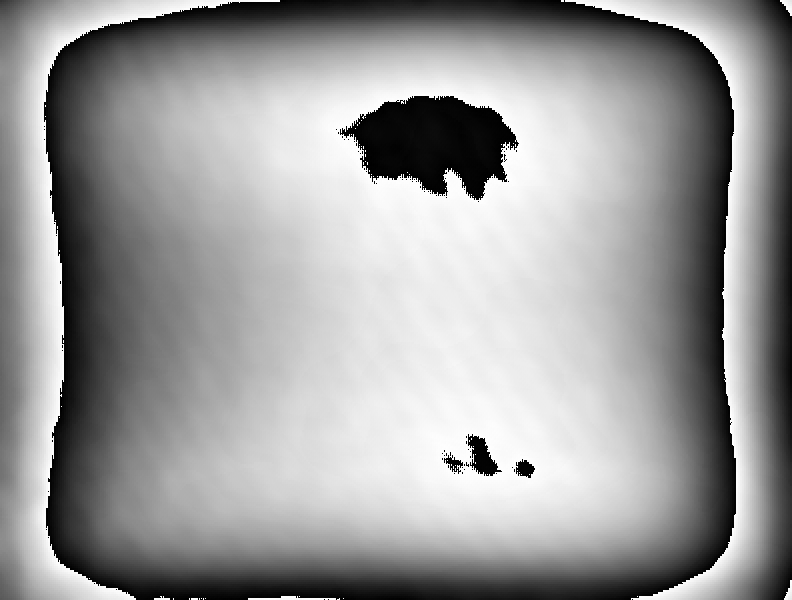
#> input picture LSH0500427_850nm_calibration.bmp, 792 x 600 px
$ python phase_retrieval_pkl.py
#> lines starting #> are read from the running program, lines starting #| are printed output that depends on the picture
# -*- coding: utf-8 -*-
"""
Created on Tue Jul 12 14:26:08 2016

@author: Tangui ALADJIDI
"""
import matplotlib.pyplot as plt
import numpy as np
from PIL import Image
from scipy.signal import fftconvolve
from timeit import default_timer as timer
import random
import os
from typing import Callable, Tuple, Dict, List

#Calibration + physical params
calib=plt.imread('LSH0500427_850nm_calibration.bmp') #calibration phase map of the SLM
#> calib is the input picture: shape (600, 792); min 0, max 255, mean 155.2
calib=calib*0.031*np.ones(calib.shape)-0.29*np.ones(calib.shape) #LUT coeffs
R=np.ones(calib.shape)
lamb=795*10**(-9)
k=2*np.pi/lamb
for i in range(len(R[:,0])):
    for j in range(len(R[0,:])):
        R[i,j]=np.sqrt(((i-300)*20*10**(-6))**2+((j-396)*20*10**(-6))**2)
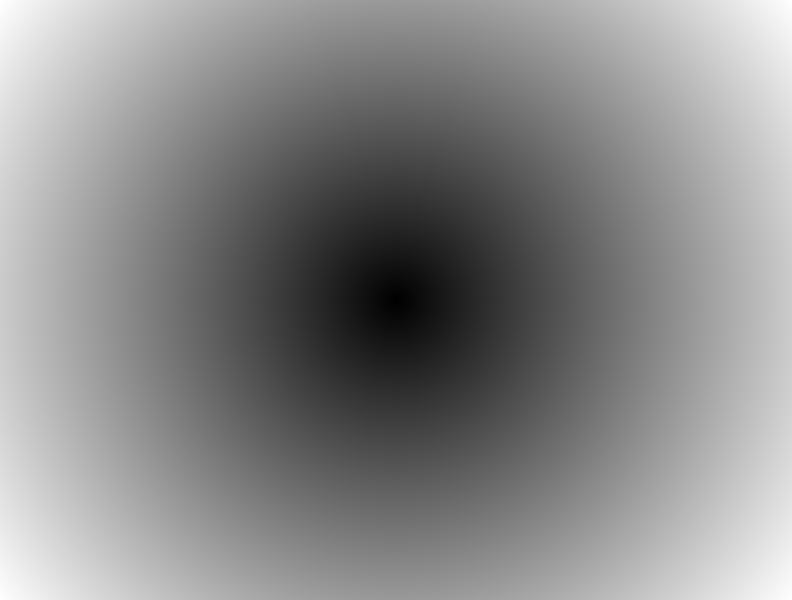
#> R: shape (600, 792) float64; min 0, max 0.00994, mean 0.00536; drawn with min black and max white
Zet=(k*R)/0.75
class Retriever:
    # [23 lines left out: function __init__, not called in this run]
        #TODO etc ...

    def __setattr__(self, key, value):
        #TODO sets the attributes of the class
        pass
    #Defining the phase term associated with the Helmholtz propagator
    def theta_helm(self, z):
        out=np.exp(1j*k*z*np.sqrt(1-(lamb*Zet)**2))
        return out
    def lens(self, f,R):
        L=np.exp(1j*(k*R**2/2*f))
        return L

    # [225 lines left out: functions compute_cgh, randomizer, not called in this run]
    # [12 lines of commented-out code are left out]

$ run again, with AAwMinitialSLM.bmp copied over LSH0500427_850nm_calibration.bmp
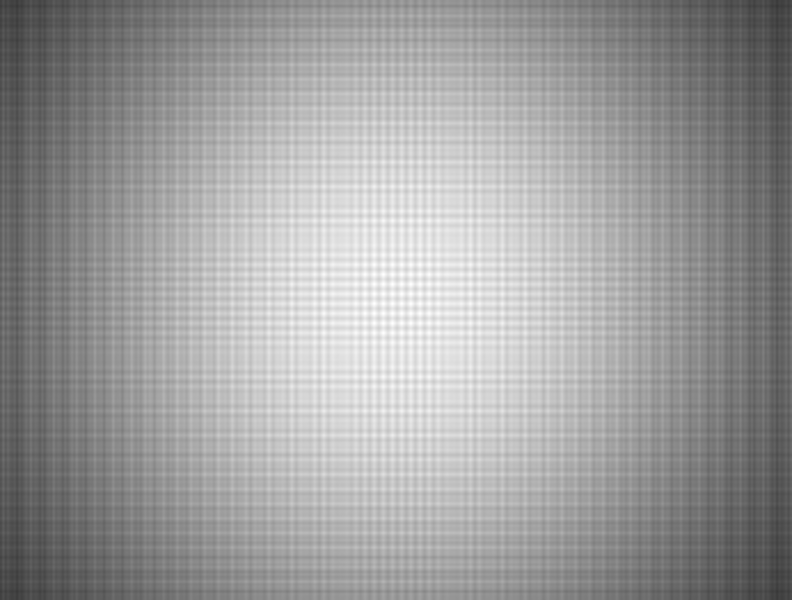
#> input picture AAwMinitialSLM.bmp, 792 x 600 px
#> calib is the input picture: shape (600, 792); min 56, max 255, mean 157.4
#> `calib=calib*0.031*np.ones(calib.shape)-0.29*np.ones(calib.shape)`:
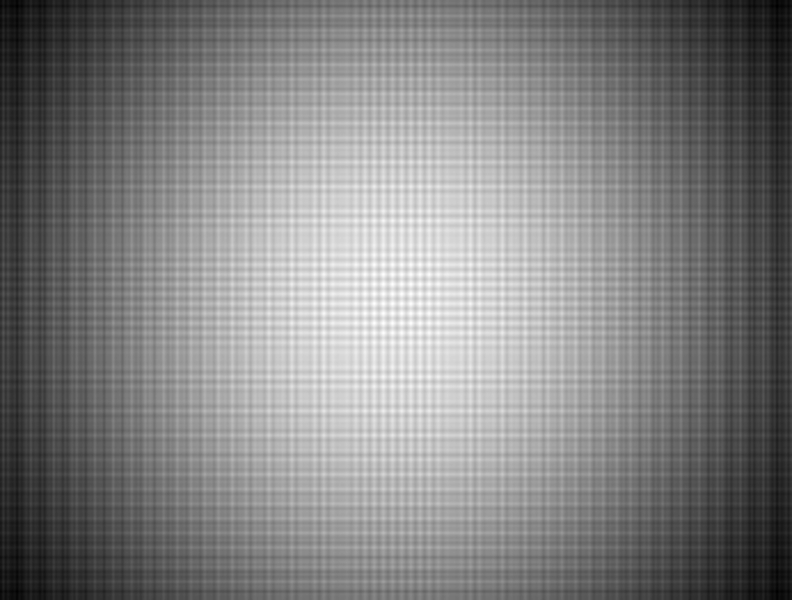
#> calib: shape (600, 792) float64; min 1.45, max 7.62, mean 4.59; drawn with min black and max white
